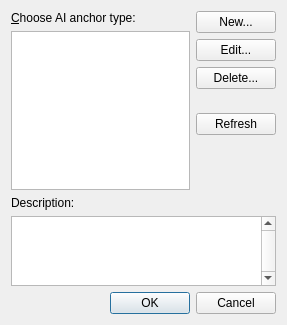
<?xml version="1.0" encoding="UTF-8"?>
<ui version="4.0">
 <class>CAICharactersDialog</class>
 <widget class="QDialog" name="CAICharactersDialog">
  <property name="geometry">
   <rect>
    <x>0</x>
    <y>0</y>
    <width>287</width>
    <height>325</height>
   </rect>
  </property>
  <property name="windowTitle">
   <string>AI Anchors</string>
  </property>
  <layout class="QVBoxLayout" name="verticalLayout_3" stretch="3,0,1,0">
   <item>
    <layout class="QHBoxLayout" name="horizontalLayout">
     <item>
      <layout class="QVBoxLayout" name="verticalLayout_2">
       <item>
        <widget class="QLabel" name="listViewLabel">
         <property name="text">
          <string>&amp;Choose AI anchor type:</string>
         </property>
         <property name="buddy">
          <cstring>listView</cstring>
         </property>
        </widget>
       </item>
       <item>
        <widget class="QListView" name="listView">
         <property name="editTriggers">
          <set>QAbstractItemView::NoEditTriggers</set>
         </property>
        </widget>
       </item>
      </layout>
     </item>
     <item>
      <layout class="QVBoxLayout" name="verticalLayout">
       <item>
        <widget class="QPushButton" name="newBtn">
         <property name="text">
          <string>New...</string>
         </property>
        </widget>
       </item>
       <item>
        <widget class="QPushButton" name="editBtn">
         <property name="text">
          <string>Edit...</string>
         </property>
        </widget>
       </item>
       <item>
        <widget class="QPushButton" name="deleteBtn">
         <property name="text">
          <string>Delete...</string>
         </property>
        </widget>
       </item>
       <item>
        <spacer name="verticalSpacer">
         <property name="orientation">
          <enum>Qt::Vertical</enum>
         </property>
         <property name="sizeType">
          <enum>QSizePolicy::Fixed</enum>
         </property>
         <property name="sizeHint" stdset="0">
          <size>
           <width>20</width>
           <height>18</height>
          </size>
         </property>
        </spacer>
       </item>
       <item>
        <widget class="QPushButton" name="refreshBtn">
         <property name="text">
          <string>Refresh</string>
         </property>
        </widget>
       </item>
       <item>
        <spacer name="verticalSpacer_2">
         <property name="orientation">
          <enum>Qt::Vertical</enum>
         </property>
         <property name="sizeHint" stdset="0">
          <size>
           <width>20</width>
           <height>18</height>
          </size>
         </property>
        </spacer>
       </item>
      </layout>
     </item>
    </layout>
   </item>
   <item>
    <widget class="QLabel" name="descriptionLabel">
     <property name="text">
      <string>Description:</string>
     </property>
     <property name="buddy">
      <cstring>descriptionEdit</cstring>
     </property>
    </widget>
   </item>
   <item>
    <widget class="QPlainTextEdit" name="descriptionEdit">
     <property name="verticalScrollBarPolicy">
      <enum>Qt::ScrollBarAlwaysOn</enum>
     </property>
     <property name="readOnly">
      <bool>true</bool>
     </property>
    </widget>
   </item>
   <item>
    <widget class="QDialogButtonBox" name="buttonBox">
     <property name="orientation">
      <enum>Qt::Horizontal</enum>
     </property>
     <property name="standardButtons">
      <set>QDialogButtonBox::Cancel|QDialogButtonBox::Ok</set>
     </property>
    </widget>
   </item>
  </layout>
 </widget>
 <tabstops>
  <tabstop>listView</tabstop>
  <tabstop>newBtn</tabstop>
  <tabstop>editBtn</tabstop>
  <tabstop>deleteBtn</tabstop>
  <tabstop>refreshBtn</tabstop>
  <tabstop>descriptionEdit</tabstop>
 </tabstops>
 <resources/>
 <connections>
  <connection>
   <sender>buttonBox</sender>
   <signal>accepted()</signal>
   <receiver>CAICharactersDialog</receiver>
   <slot>accept()</slot>
   <hints>
    <hint type="sourcelabel">
     <x>228</x>
     <y>304</y>
    </hint>
    <hint type="destinationlabel">
     <x>157</x>
     <y>274</y>
    </hint>
   </hints>
  </connection>
  <connection>
   <sender>buttonBox</sender>
   <signal>rejected()</signal>
   <receiver>CAICharactersDialog</receiver>
   <slot>reject()</slot>
   <hints>
    <hint type="sourcelabel">
     <x>290</x>
     <y>310</y>
    </hint>
    <hint type="destinationlabel">
     <x>286</x>
     <y>274</y>
    </hint>
   </hints>
  </connection>
 </connections>
</ui>
